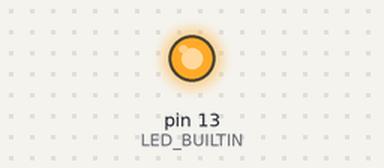
Simulated run of this sketch. Board: Arduino Uno, built for the host (arithmetic inside an expression is 32-bit, double 64-bit). Shown: output pins drawn as LEDs (lit = HIGH). Random numbers use the default seed unless the sketch sets one; what the sketch prints to the serial monitor is not drawn.

Above: at 0.1 s.
At 9.6 s:
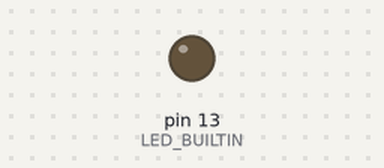
Timing chart, 0 to 11.1 s (numbered marks = the images above):
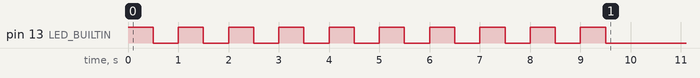

The sketch:

arduino_resnet_1_complete_classfier_1_ee_trial.ino
```cpp
/*
 * Auto-generated Arduino runner: arduino_resnet_1_complete_classfier_1_ee_trial
 *
 * Copy this file and all files from the generated code directory
 * into a single Arduino sketch folder named "arduino_resnet_1_complete_classfier_1_ee_trial".
 * (Folder name must match the .ino filename.)
 *
 * Board: Arduino Giga R1  (FQBN: arduino:mbed_giga:giga)
 *
 * Compile check (no upload):
 *   arduino-cli compile --fqbn arduino:mbed_giga:giga arduino_resnet_1_complete_classfier_1_ee_trial/
 *
 * Model I/O:
 *   Input  (NCHW): [1, 6, 7, 256]  ->  NHWC flat: 10752 floats
 *   Output        : [1, 5]  ->  5 class scores
 */

#include "model.h"

// ---------------------------------------------------------------------------
// Buffer sizes
// ---------------------------------------------------------------------------
#define INPUT_SIZE  10752   // 1 * 7 * 256 * 6  (NHWC)
#define OUTPUT_SIZE 5

// Global arrays — keeps them off the stack (avoids stack overflow)
static float input_buf[INPUT_SIZE];
static float output_buf[OUTPUT_SIZE];
static bool  _done = false;

// ---------------------------------------------------------------------------
// setup
// ---------------------------------------------------------------------------
void setup() {
    pinMode(LED_BUILTIN, OUTPUT);

    // Slow blink = setup started
    for (int i = 0; i < 10; i++) {
        digitalWrite(LED_BUILTIN, HIGH); delay(500);
        digitalWrite(LED_BUILTIN, LOW);  delay(500);
    }
    Serial.begin(115200);
    // unsigned long start = millis();
    while (!Serial) {}

    // Seed RNG from a floating ADC pin (unconnected = noise)
    randomSeed(analogRead(A0));

    // Fill input with random floats in [-1.0, 1.0]
    // Replace this block with real sensor data in your application.
    for (int i = 0; i < INPUT_SIZE; ++i) {
        // random(-1000, 1001) gives integers in [-1000, 1000]
        input_buf[i] = (float)random(-1000, 1001) / 1000.0f;
    }

    Serial.println("Input buffer filled with random data.");
    Serial.println("Running model_forward...");
    Serial.println();
}

// ---------------------------------------------------------------------------
// loop — runs inference once, then halts
// ---------------------------------------------------------------------------
void loop() {
    if (_done) return;
    _done = true;

    // model_forward prints profiling checkpoints (Serial.print) internally
    model_forward(input_buf, output_buf);

    // Print output class scores
    Serial.println();
    Serial.println("Output scores:");
    for (int i = 0; i < OUTPUT_SIZE; ++i) {
        Serial.print("  class ");
        Serial.print(i);
        Serial.print(": ");
        Serial.println(output_buf[i], 6);
    }

    // Find argmax
    int best = 0;
    for (int i = 1; i < OUTPUT_SIZE; ++i) {
        if (output_buf[i] > output_buf[best]) best = i;
    }
    Serial.print("Predicted class: ");
    Serial.println(best);
}
```

model.cpp
```cpp
// Auto-generated model implementation
// DO NOT EDIT

// Input shape  (NCHW): [1, 6, 7, 256]
// Output shape: [1, 5]

#include <Arduino.h>

#include "model.h"
#include "weights.h"
#include "nn_ops_float.h"

#include <string.h>

void model_forward(const float* input, float* output) {
    unsigned long _t_start, _t_end;
    _t_start = micros();
    static float slot_0[3584];
    static float slot_1[3584];
    static float slot_2[3584];

    // stem_conv [conv2d]
    conv2d_nhwc(input, 7, 256, 6, stem_conv_weight, 5, 5, 2, NULL, 1, 1, 1, slot_0);
    // stem_bn [batchnorm]
    batchnorm2d_nhwc(slot_0, 7, 256, 2, stem_bn_gamma, stem_bn_beta, stem_bn_mean, stem_bn_var, 1e-05f, slot_1);
    // stem_relu [relu]
    relu(slot_1, 3584);
    // stage0_block0_conv1 [conv2d]
    conv2d_nhwc(slot_1, 7, 256, 2, stage0_block0_conv1_weight, 3, 3, 2, NULL, 1, 1, 1, slot_0);
    // stage0_block0_bn1 [batchnorm]
    batchnorm2d_nhwc(slot_0, 7, 256, 2, stage0_block0_bn1_gamma, stage0_block0_bn1_beta, stage0_block0_bn1_mean, stage0_block0_bn1_var, 1e-05f, slot_2);
    // stage0_block0_relu1 [relu]
    relu(slot_2, 3584);
    // stage0_block0_conv2 [conv2d]
    conv2d_nhwc(slot_2, 7, 256, 2, stage0_block0_conv2_weight, 3, 3, 2, NULL, 1, 1, 1, slot_0);
    // stage0_block0_bn2 [batchnorm]
    batchnorm2d_nhwc(slot_0, 7, 256, 2, stage0_block0_bn2_gamma, stage0_block0_bn2_beta, stage0_block0_bn2_mean, stage0_block0_bn2_var, 1e-05f, slot_2);
    // add [add]
    for (int i = 0; i < 3584; ++i) {
        slot_0[i] = slot_2[i] + slot_1[i];
    }
    // stage0_block0_relu2 [relu]
    relu(slot_0, 3584);
    // stage0_block1_conv1 [conv2d]
    conv2d_nhwc(slot_0, 7, 256, 2, stage0_block1_conv1_weight, 3, 3, 2, NULL, 1, 1, 1, slot_1);
    // stage0_block1_bn1 [batchnorm]
    batchnorm2d_nhwc(slot_1, 7, 256, 2, stage0_block1_bn1_gamma, stage0_block1_bn1_beta, stage0_block1_bn1_mean, stage0_block1_bn1_var, 1e-05f, slot_2);
    // stage0_block1_relu1 [relu]
    relu(slot_2, 3584);
    // stage0_block1_conv2 [conv2d]
    conv2d_nhwc(slot_2, 7, 256, 2, stage0_block1_conv2_weight, 3, 3, 2, NULL, 1, 1, 1, slot_1);
    // stage0_block1_bn2 [batchnorm]
    batchnorm2d_nhwc(slot_1, 7, 256, 2, stage0_block1_bn2_gamma, stage0_block1_bn2_beta, stage0_block1_bn2_mean, stage0_block1_bn2_var, 1e-05f, slot_2);
    // add_1 [add]
    for (int i = 0; i < 3584; ++i) {
        slot_1[i] = slot_2[i] + slot_0[i];
    }
    // stage0_block1_relu2 [relu]
    relu(slot_1, 3584);
    // exit_conv [conv2d]
    conv2d_nhwc(slot_1, 7, 256, 2, exit_conv_weight, 3, 3, 2, NULL, 2, 2, 0, slot_0);
    // exit_bn [batchnorm]
    batchnorm2d_nhwc(slot_0, 3, 127, 2, exit_bn_gamma, exit_bn_beta, exit_bn_mean, exit_bn_var, 1e-05f, slot_1);
    // exit_relu [relu]
    relu(slot_1, 762);
    // exit_pool [adaptive_avg_pool]
    global_average_pool_2d(slot_1, 3, 127, 2, slot_0);
    // view [method_view]
    memcpy(slot_1, slot_0, 2 * sizeof(float));
    // exit_fc [linear]
    dense(slot_1, 2, exit_fc_weight, exit_fc_bias, 5, slot_0);
    // exit_softmax [softmax]
    memcpy(slot_1, slot_0, 5 * sizeof(float));
    softmax(slot_1, 5);
    _t_end = micros();
    Serial.print("Final Exit: ");
    Serial.print((_t_end - _t_start) / 1000.0f, 2);
    Serial.println(" ms");
    memcpy(output, slot_1, 5 * sizeof(float));
}
```

model.h
```cpp
// Auto-generated model header
// DO NOT EDIT

#ifndef MODEL_H_
#define MODEL_H_

#include <stddef.h>

// =============================================================================
// IMPORTANT: Input Layout
// =============================================================================
// This model expects input in NHWC format (batch, height, width, channels).
// PyTorch uses NCHW format. Convert before calling:
//   PyTorch: input.permute(0, 2, 3, 1).numpy().flatten()
// =============================================================================

// Input: x
// Output: exit_softmax

// Main model inference function
void model_forward(const float* input, float* output);

#endif // MODEL_H_
```

nn_ops_float.h
```cpp
// Minimal TensorFlow-like ops implemented in portable C for embedded targets.
// Layout: NHWC for tensors. Convolutions are standard cross-correlation (TF style).
// No dynamic allocation; callers provide output buffers.
// All functions use float for simplicity; adapt to fixed-point as needed.

#ifndef NN_OPS_FLOAT_H_
#define NN_OPS_FLOAT_H_

#include <math.h>
#include <stddef.h>

// Clamp helper
static inline int clamp_int(int v, int lo, int hi) { return v < lo ? lo : (v > hi ? hi : v); }

// Conv2D (NHWC input, HWIO filters)
// in:  [H, W, C_in]
// filt:[K_h, K_w, C_in, C_out]
// bias:[C_out]
// out: [H_out, W_out, C_out]
// Stride: (stride_h, stride_w), Padding: SAME or VALID (string)
static inline void conv2d_nhwc(
    const float* in, int in_h, int in_w, int in_c,
    const float* filt, int k_h, int k_w, int out_c,
    const float* bias,
    int stride_h, int stride_w,
    int pad_same, // 1 for SAME, 0 for VALID
    float* out)
{
    int out_h, out_w;
    if (pad_same) {
        out_h = (in_h + stride_h - 1) / stride_h;
        out_w = (in_w + stride_w - 1) / stride_w;
    } else {
        out_h = (in_h - k_h) / stride_h + 1;
        out_w = (in_w - k_w) / stride_w + 1;
    }

    int pad_h_total = pad_same ? ((out_h - 1) * stride_h + k_h - in_h) : 0;
    int pad_w_total = pad_same ? ((out_w - 1) * stride_w + k_w - in_w) : 0;
    int pad_top = pad_h_total / 2;
    int pad_left = pad_w_total / 2;

    for (int oh = 0; oh < out_h; ++oh) {
        for (int ow = 0; ow < out_w; ++ow) {
            for (int oc = 0; oc < out_c; ++oc) {
                float acc = bias ? bias[oc] : 0.0f;
                for (int kh = 0; kh < k_h; ++kh) {
                    int ih = oh * stride_h + kh - pad_top;
                    if (ih < 0 || ih >= in_h) continue;
                    for (int kw = 0; kw < k_w; ++kw) {
                        int iw = ow * stride_w + kw - pad_left;
                        if (iw < 0 || iw >= in_w) continue;
                        const float* in_px = in + ((ih * in_w + iw) * in_c);
                        const float* f_base = filt + (((kh * k_w + kw) * in_c) * out_c + oc);
                        for (int ic = 0; ic < in_c; ++ic) {
                            acc += in_px[ic] * f_base[ic * out_c];
                        }
                    }
                }
                out[((oh * out_w + ow) * out_c) + oc] = acc;
            }
        }
    }
}

// ReLU
static inline void relu(float* x, int n) {
    for (int i = 0; i < n; ++i) x[i] = x[i] > 0.0f ? x[i] : 0.0f;
}

// Dense (fully connected): y = xW + b
// x: [in_features]
// W: [in_features, out_features] row-major (in_features major)
// b: [out_features]
static inline void dense(const float* x, int in_features,
                         const float* W, const float* b,
                         int out_features,
                         float* y) {
    for (int o = 0; o < out_features; ++o) {
        float acc = b ? b[o] : 0.0f;
        const float* w_col = W + o; // access W[i * out_features + o]
        for (int i = 0; i < in_features; ++i) {
            acc += x[i] * w_col[i * out_features];
        }
        y[o] = acc;
    }
}

// GlobalAveragePool2D over H and W for NHWC
// in: [H, W, C]
// out: [C]
static inline void global_average_pool_2d(const float* in, int h, int w, int c, float* out) {
    for (int ch = 0; ch < c; ++ch) out[ch] = 0.0f;
    const int n = h * w;
    for (int ih = 0; ih < h; ++ih) {
        for (int iw = 0; iw < w; ++iw) {
            const float* px = in + ((ih * w + iw) * c);
            for (int ch = 0; ch < c; ++ch) out[ch] += px[ch];
        }
    }
    const float inv = n > 0 ? 1.0f / (float)n : 0.0f;
    for (int ch = 0; ch < c; ++ch) out[ch] *= inv;
}

// AdaptiveAvgPool2d((1,1)): same as global average pool over H,W for NHWC
// in:  [in_h, in_w, in_c]
// out: [in_c]
static inline void adaptive_avg_pool_2d_1x1(const float* in, int in_h, int in_w, int in_c, float* out) {
    global_average_pool_2d(in, in_h, in_w, in_c, out);
}

// Flatten: copy n floats from src to dst (for view/flatten after pooling)
static inline void flatten(const float* src, int n, float* dst) {
    for (int i = 0; i < n; ++i) dst[i] = src[i];
}

// Softmax over last dimension
static inline void softmax(float* x, int n) {
    if (n <= 0) return;
    float maxv = x[0];
    for (int i = 1; i < n; ++i) if (x[i] > maxv) maxv = x[i];
    float sum = 0.0f;
    for (int i = 0; i < n; ++i) {
        x[i] = expf(x[i] - maxv);
        sum += x[i];
    }
    const float inv = sum > 0 ? 1.0f / sum : 0.0f;
    for (int i = 0; i < n; ++i) x[i] *= inv;
}

// Mean reduction over spatial dimensions (H, W) for NHWC
// Used for global average pooling or mean(dim=[2,3]) in PyTorch
// in:  [H, W, C] - 3D tensor in NHWC format (batch dimension removed)
// out: [C] - 1D tensor with channel means
// This is equivalent to global_average_pool_2d but named for clarity
static inline void mean_hwc(const float* in, int h, int w, int c, float* out) {
    const int n = h * w;
    // Initialize output to zero
    for (int ch = 0; ch < c; ++ch) {
        out[ch] = 0.0f;
    }
    // Sum over all spatial positions
    for (int ih = 0; ih < h; ++ih) {
        for (int iw = 0; iw < w; ++iw) {
            const float* px = in + ((ih * w + iw) * c);
            for (int ch = 0; ch < c; ++ch) {
                out[ch] += px[ch];
            }
        }
    }
    // Divide by number of elements
    const float inv = n > 0 ? 1.0f / (float)n : 0.0f;
    for (int ch = 0; ch < c; ++ch) {
        out[ch] *= inv;
    }
}

// BatchNorm2D for NHWC
// in:  [H, W, C]
// gamma: [C] (scale)
// beta:  [C] (bias)
// mean:  [C] (running mean)
// var:   [C] (running variance)
// out:  [H, W, C]
static inline void batchnorm2d_nhwc(
    const float* in, int h, int w, int c,
    const float* gamma, const float* beta,
    const float* mean, const float* var,
    float eps,
    float* out)
{
    const int n = h * w;
    for (int ih = 0; ih < h; ++ih) {
        for (int iw = 0; iw < w; ++iw) {
            const float* in_px = in + ((ih * w + iw) * c);
            float* out_px = out + ((ih * w + iw) * c);
            for (int ch = 0; ch < c; ++ch) {
                float normalized = (in_px[ch] - mean[ch]) / sqrtf(var[ch] + eps);
                out_px[ch] = gamma[ch] * normalized + beta[ch];
            }
        }
    }
}

#endif // NN_OPS_FLOAT_H_
```

Source omitted: weights.h (10470 bytes)
